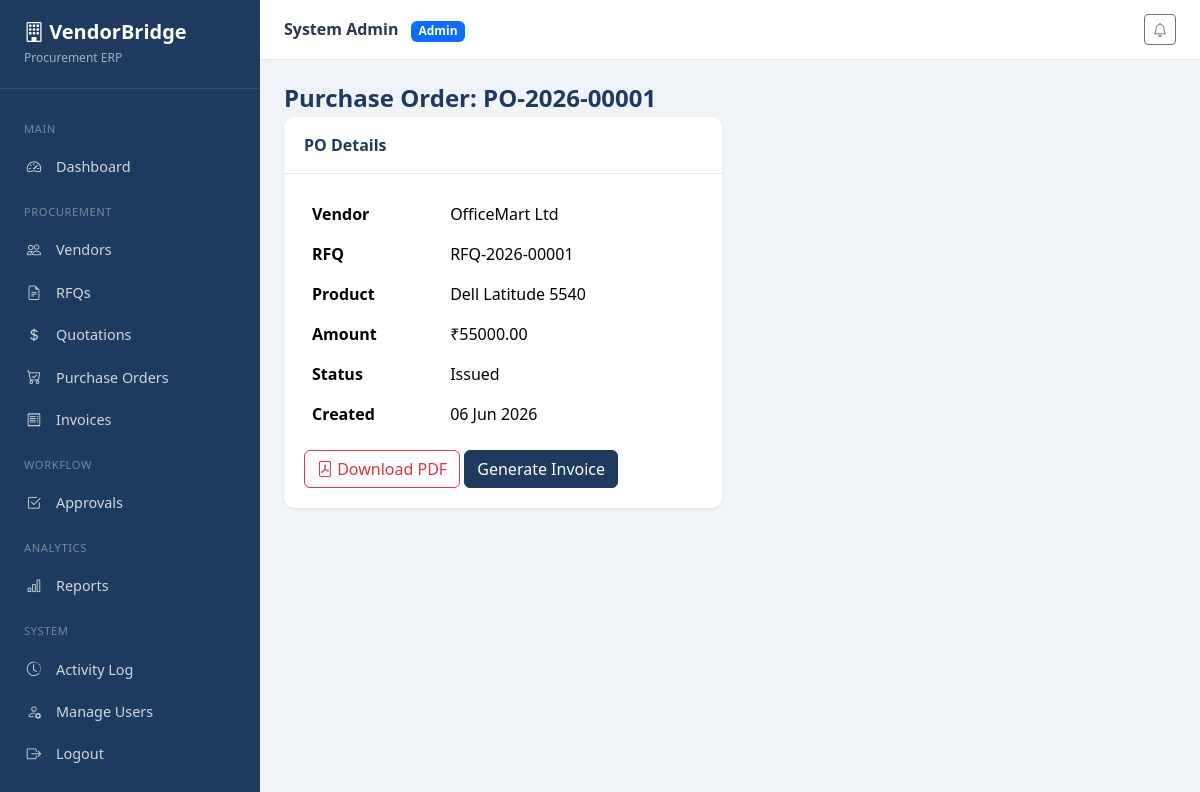
The app's page /procurement/po/1/ (signed in) with its own data.
### accounts/models.py (models this page shows, shortened)
class User(AbstractUser):
    ROLE_ADMIN = 'admin'
    ROLE_PROCUREMENT = 'procurement_officer'
    ROLE_VENDOR = 'vendor'
    ROLE_MANAGER = 'manager'
    ROLE_CHOICES = [
        (ROLE_ADMIN, 'Admin'),
        (ROLE_PROCUREMENT, 'Procurement Officer'),
        (ROLE_VENDOR, 'Vendor'),
        (ROLE_MANAGER, 'Manager / Approver'),
    ]
    role = models.CharField(max_length=30, choices=ROLE_CHOICES, default=ROLE_PROCUREMENT)
    phone = models.CharField(max_length=20, blank=True)
    created_at = models.DateTimeField(auto_now_add=True)
    class Meta:
        ordering = ['username']
    @property
    def is_admin_role(self):
        return self.role == self.ROLE_ADMIN or self.is_superuser
    @property
    def is_vendor_role(self):
        return self.role == self.ROLE_VENDOR

### procurement/models.py (models this page shows, shortened)
class PurchaseOrder(models.Model):
    STATUS_DRAFT = 'draft'
    STATUS_ISSUED = 'issued'
    STATUS_COMPLETED = 'completed'
    STATUS_CANCELLED = 'cancelled'
    STATUS_CHOICES = [
        (STATUS_DRAFT, 'Draft'),
        (STATUS_ISSUED, 'Issued'),
        (STATUS_COMPLETED, 'Completed'),
        (STATUS_CANCELLED, 'Cancelled'),
    ]
    po_number = models.CharField(max_length=30, unique=True, default=generate_po_number)
    vendor = models.ForeignKey(Vendor, on_delete=models.PROTECT, related_name='purchase_orders')
    quotation = models.OneToOneField(Quotation, on_delete=models.PROTECT, related_name='purchase_order')
    amount = models.DecimalField(max_digits=12, decimal_places=2)
    status = models.CharField(max_length=20, choices=STATUS_CHOICES, default=STATUS_ISSUED)
    created_by = models.ForeignKey(
        settings.AUTH_USER_MODEL,
        on_delete=models.SET_NULL,
        null=True,
        related_name='created_pos',
    )
    created_at = models.DateTimeField(auto_now_add=True)
    class Meta:
        ordering = ['-created_at']

class Quotation(models.Model):
    STATUS_DRAFT = 'draft'
    STATUS_SUBMITTED = 'submitted'
    STATUS_SELECTED = 'selected'
    STATUS_REJECTED = 'rejected'
    STATUS_CHOICES = [
        (STATUS_DRAFT, 'Draft'),
        (STATUS_SUBMITTED, 'Submitted'),
        (STATUS_SELECTED, 'Selected'),
        (STATUS_REJECTED, 'Rejected'),
    ]
    rfq = models.ForeignKey(RFQ, on_delete=models.CASCADE, related_name='quotations')
    vendor = models.ForeignKey(Vendor, on_delete=models.CASCADE, related_name='quotations')
    quoted_price = models.DecimalField(max_digits=12, decimal_places=2)
    delivery_timeline = models.PositiveIntegerField(help_text='Delivery timeline in days')
    notes = models.TextField(blank=True)
    status = models.CharField(max_length=20, choices=STATUS_CHOICES, default=STATUS_SUBMITTED)
    submission_date = models.DateTimeField(auto_now_add=True)
    updated_at = models.DateTimeField(auto_now=True)
    class Meta:
        ordering = ['quoted_price']
        unique_together = ['rfq', 'vendor']

class RFQ(models.Model):
    STATUS_DRAFT = 'draft'
    STATUS_OPEN = 'open'
    STATUS_CLOSED = 'closed'
    STATUS_AWARDED = 'awarded'
    STATUS_CHOICES = [
        (STATUS_DRAFT, 'Draft'),
        (STATUS_OPEN, 'Open'),
        (STATUS_CLOSED, 'Closed'),
        (STATUS_AWARDED, 'Awarded'),
    ]
    rfq_number = models.CharField(max_length=30, unique=True, default=generate_rfq_number)
    title = models.CharField(max_length=200)
    product_name = models.CharField(max_length=200)
    description = models.TextField()
    quantity = models.PositiveIntegerField(default=1)
    deadline = models.DateTimeField()
    attachment = models.FileField(upload_to='rfq_attachments/', blank=True, null=True)
    assigned_vendors = models.ManyToManyField(Vendor, blank=True, related_name='assigned_rfqs')
    created_by = models.ForeignKey(
        settings.AUTH_USER_MODEL,
        on_delete=models.SET_NULL,
        null=True,
        related_name='created_rfqs',
    )
    status = models.CharField(max_length=20, choices=STATUS_CHOICES, default=STATUS_OPEN)
    created_at = models.DateTimeField(auto_now_add=True)
    class Meta:
        ordering = ['-created_at']
        verbose_name = 'RFQ'
        verbose_name_plural = 'RFQs'

### vendors/models.py (models this page shows, shortened)
class Vendor(models.Model):
    STATUS_ACTIVE = 'active'
    STATUS_INACTIVE = 'inactive'
    STATUS_CHOICES = [
        (STATUS_ACTIVE, 'Active'),
        (STATUS_INACTIVE, 'Inactive'),
    ]
    CATEGORY_CHOICES = [
        ('it', 'IT & Software'),
        ('office', 'Office Supplies'),
        ('manufacturing', 'Manufacturing'),
        ('services', 'Professional Services'),
        ('logistics', 'Logistics'),
        ('other', 'Other'),
    ]
    user = models.OneToOneField(
        settings.AUTH_USER_MODEL,
        on_delete=models.SET_NULL,
        null=True,
        blank=True,
        related_name='vendor_profile',
    )
    vendor_name = models.CharField(max_length=150)
    company_name = models.CharField(max_length=200)
    category = models.CharField(max_length=50, choices=CATEGORY_CHOICES, default='other')
    gst_number = models.CharField(max_length=20, blank=True)
    email = models.EmailField()
    phone = models.CharField(max_length=20)
    address = models.TextField()
    status = models.CharField(max_length=20, choices=STATUS_CHOICES, default=STATUS_ACTIVE)
    rating = models.DecimalField(max_digits=3, decimal_places=1, default=4.0)
    created_at = models.DateTimeField(auto_now_add=True)
    class Meta:
        ordering = ['company_name']

### procurement/views.py (the view)
# urls.py: path('po/<int:pk>/', views.po_detail, name='po_detail'),
@login_required
def po_detail(request, pk):
    po = get_object_or_404(PurchaseOrder, pk=pk)
    if request.user.is_vendor_role:
        vendor = _get_vendor_for_user(request.user)
        if not vendor or po.vendor != vendor:
            messages.error(request, 'Access denied.')
            return redirect('procurement:vendor_po_list')
    return render(request, 'procurement/po_detail.html', {'po': po})

### core/context_processors.py (called while the page is built)
def notifications_processor(request):
    if request.user.is_authenticated:
        unread = request.user.notifications.filter(is_read=False).count()
        recent = request.user.notifications.all()[:5]
        return {'unread_notifications': unread, 'recent_notifications': recent}
    return {'unread_notifications': 0, 'recent_notifications': []}

### templates/procurement/po_detail.html (shortened to what this page needs)
{% extends 'base.html' %}
{% block content %}
<h1 class="page-title">Purchase Order: {{ po.po_number }}</h1>
<div class="row g-3">
    <div class="col-lg-6">
        <div class="card-panel">
            <div class="card-header">PO Details</div>
            <div class="card-body">
                <table class="table table-borderless">
                    <tr><th>Vendor</th><td>{{ po.vendor.company_name }}</td></tr>
                    <tr><th>RFQ</th><td>{{ po.quotation.rfq.rfq_number }}</td></tr>
                    <tr><th>Product</th><td>{{ po.quotation.rfq.product_name }}</td></tr>
                    <tr><th>Amount</th><td>₹{{ po.amount|floatformat:2 }}</td></tr>
                    <tr><th>Status</th><td>{{ po.get_status_display }}</td></tr>
                    <tr><th>Created</th><td>{{ po.created_at|date:"d M Y" }}</td></tr>
                </table>
                <a href="{% url 'procurement:po_pdf' po.pk %}" class="btn btn-outline-danger"><i class="bi bi-file-pdf"></i> Download PDF</a>
                {% if not po.invoice and user.is_procurement_officer or user.is_admin_role %}
                <a href="{% url 'procurement:invoice_generate' po.pk %}" class="btn btn-vb-primary">Generate Invoice</a>
                {% endif %}
            </div>
        </div>
    </div>
</div>
{% endblock %}

### templates/partials/navbar.html (shortened to what this page needs)
<div class="topbar">
    <div class="d-flex align-items-center gap-3">
        <div>
            <strong>{{ user.get_full_name|default:user.username }}</strong>
            <span class="badge bg-primary ms-2">{{ user.get_role_display }}</span>
        </div>
    </div>
    <div class="d-flex align-items-center gap-3">
        <div class="dropdown">
            <button class="btn btn-sm btn-outline-secondary position-relative" data-bs-toggle="dropdown">
                <i class="bi bi-bell"></i>
            </button>
        </div>
    </div>
</div>

### records on screen
User: get_full_name "System Admin", role "Admin"
PurchaseOrder: po_number "PO-2026-00001", vendor.company_name "OfficeMart Ltd", quotation.rfq.rfq_number "RFQ-2026-00001", quotation.rfq.product_name "Dell Latitude 5540", amount "55000.00", status "Issued", created_at "06 Jun 2026"
